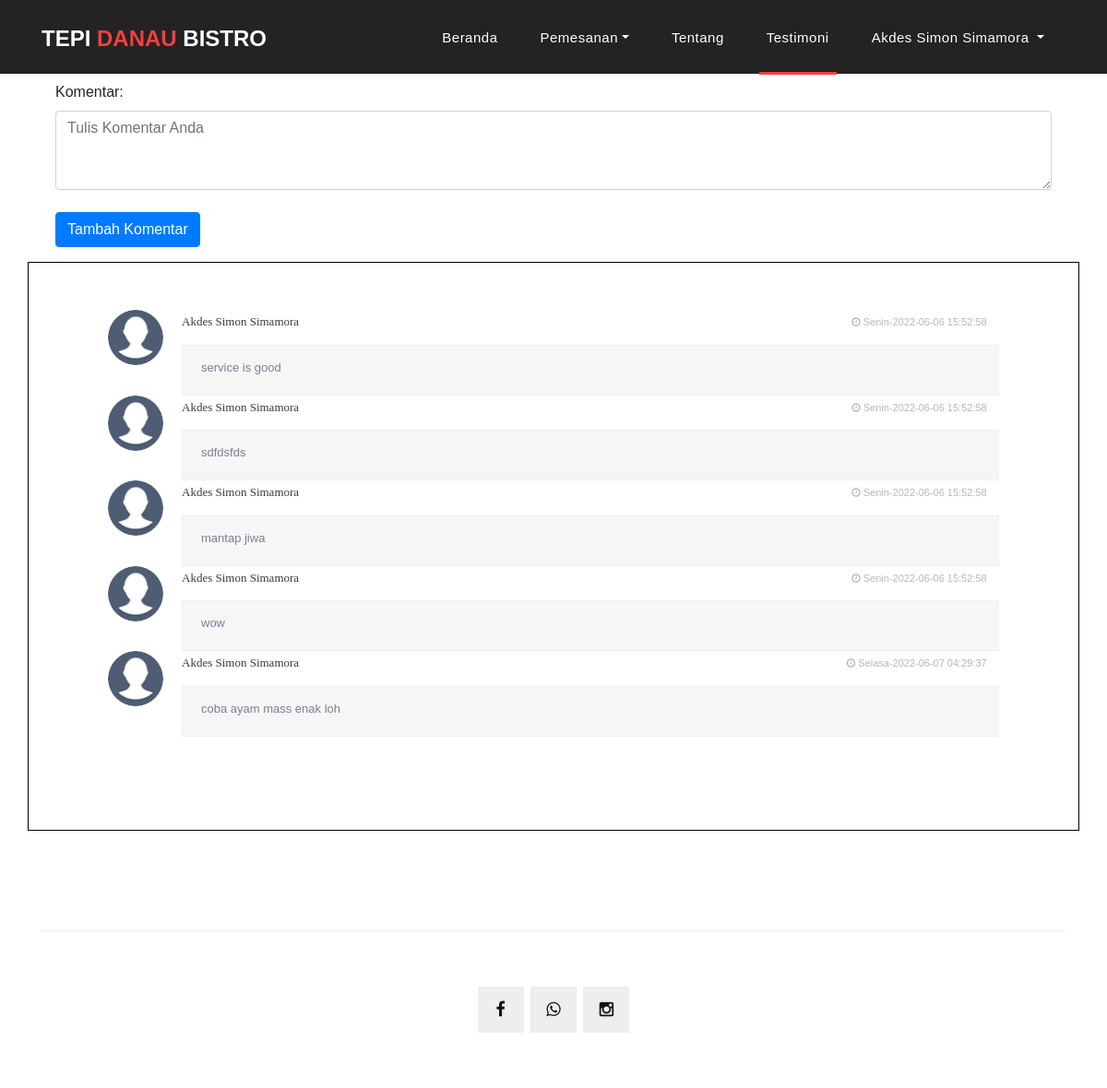
The page /pelanggan/testimoni.php (signed in) on the database its author committed.
### tables this page shows
CREATE TABLE `testimoni` (
  `id` int(11) NOT NULL,
  `komentar` text DEFAULT NULL,
  `create_at` timestamp NOT NULL DEFAULT current_timestamp() ON UPDATE current_timestamp(),
  `id_users` int(11) DEFAULT NULL
);

CREATE TABLE `users` (
  `id` int(11) NOT NULL,
  `alamat` varchar(250) DEFAULT NULL,
  `no_handphone` varchar(20) DEFAULT NULL,
  `username` varchar(250) DEFAULT NULL,
  `email` varchar(250) DEFAULT NULL,
  `password` varchar(250) DEFAULT NULL,
  `name` varchar(250) DEFAULT NULL,
  `create_at` timestamp NOT NULL DEFAULT current_timestamp() ON UPDATE current_timestamp(),
  `id_role` int(11) DEFAULT NULL
);

### pelanggan/testimoni.php (the view, shortened to what this page needs)
<?php
 include "../connect.php";
?>
<!DOCTYPE html>
<html>
  <head>
    <link rel="stylesheet" href="https://maxcdn.bootstrapcdn.com/bootstrap/4.3.1/css/bootstrap.min.css">
    <link href="../vendor/bootstrap/css/bootstrap.min.css" rel="stylesheet">
    <link rel="stylesheet" href="../assets/css/fontawesome.css">
    <link rel="stylesheet" href="../assets/css/stylee.css">
    <link rel="stylesheet" href="../assets/css/owl.css">
    <link rel="stylesheet" href="../assets/css/comment.css">
  </head>
  <body>
    <header class="">
      <nav class="navbar navbar-expand-lg">
        <div class="container">
          <a class="navbar-brand" href="index.php"><h2>Tepi <em>Danau</em> Bistro</h2></a>
          <div class="collapse navbar-collapse" id="navbarResponsive">
            <ul class="navbar-nav ml-auto">
                <li class="nav-item ">
                    <a class="nav-link" href="index.php">Beranda
                    </a>
                </li>
                <li class="nav-item dropdown">
                    <a class="nav-link dropdown-toggle" data-toggle="dropdown" href="#" role="button" aria-haspopup="true" aria-expanded="false">Pemesanan</a>
                </li>
                <li class="nav-item"><a class="nav-link" href="contact.php">Tentang </a></li>
                <li class="nav-item"><a class="nav-link active" href="testimoni.php">Testimoni </a></li>
                <li class="nav-item dropdown">
                <a class="nav-link dropdown-toggle" data-toggle="dropdown" href="#" role="button" aria-haspopup="true" aria-expanded="false"> <?php echo  $_SESSION["user"]["name"] ?>
              </li>
            </ul>
          </div>
        </div>
      </nav>
    </header>
    <div class="banner header-text">
    <div class="container" style="text-align:left;">
      <div class="container mt-5">
            <div class="panel panel-info">
                <div class="panel-body">
                    <form  method="POST">
                            <div class="mb-3">
                                <label for="exampleFormControlTextarea1" class="form-label">Komentar:</label><br>
                                <textarea  name="deskripsi" class="form-control" id="exampleFormControlTextarea1" rows="3" placeholder="Tulis Komentar Anda" required></textarea>
                                <br>
                                    <button name="addreview" type="submit" class="btn btn-primary">Tambah Komentar</button>
                                </form>
      </div>
            </div>
        </div>
      </div>
            </div>
<div class="container" style="border:1px solid black;width:100%">
<div class="be-comment-block">
    <?php
											$brgs=mysqli_query($koneksi,"SELECT * from testimoni INNER JOIN users ON testimoni.id_users = users.id order by testimoni.create_at DESC");
											while($p=mysqli_fetch_array($brgs)){
$day = date('D', strtotime($p["create_at"]));
$dayList = array(
    'Sun' => 'Minggu',
    'Mon' => 'Senin',
    'Tue' => 'Selasa',
    'Wed' => 'Rabu',
    'Thu' => 'Kamis',
    'Fri' => 'Jumat',
    'Sat' => 'Sabtu'
);
												?>
                       <div class="be-comment">
		<div class="be-img-comment">
			<a href="">
				<img src="../assets/images/profile.png" alt="" class="be-ava-comment">
			</a>
		</div>
		<div class="be-comment-content">
			<span class="be-comment-name">
				<a href="#"><?= $p["name"] ?></a>
			</span>
			<span class="be-comment-time">
				<i class="fa fa-clock-o"></i>
				<?= $dayList[$day] ?>-<?= $p["create_at"] ?>
			</span>
			<p class="be-comment-text">
				<?= $p["komentar"] ?>
			</p>
		</div>
	</div>
  <?php
											}
											?>
                            </div>
                        </div>
<br>
<br>
<footer>
      <div class="container">
        <div class="row">
          <div class="col-md-12">
            <div class="inner-content">
              <ul class="social-icons">
                <li><a target="_blank" href="https://www.facebook.com/pages/Tepi-Danau-Bistro/101258915344340"><i class="fa fa-facebook"></i></a></li>
                <li><a target="_blank" href="https://l.instagram.com/?u=https%3A%2F%2Flinktr.ee%2Ftepidanaubistro&e=ATPT26kMRVzyBSrfvWqwhwBn1xWRD4EyfzGhPssdWynqp1b9CcujQm2QiWVb50N3IcZcrW8gouPWTODiYAwdLwFldxeSJdDxUegzog&s=1"><i class="fa fa-whatsapp"></i></a></li>
                <li><a target="_blank" href="https://www.instagram.com/tepidanau_bistro/"><i class="fa fa-instagram"></i></a></li>
              </ul>
            </div>
          </div>
        </div>
      </div>
    </footer>
  </body>
</html>

### assets/css/stylee.css (style rules this page uses)
body { font-family: 'Gill Sans', 'Gill Sans MT', Calibri, 'Trebuchet MS', sans-serif; overflow-x: hidden; text-rendering: optimizeLegibility; -webkit-font-smoothing: antialiased; -moz-osx-font-smoothing: grayscale; }
p { margin-bottom: 0px; font-size: 14px; font-weight: 300; color: #4a4a4a; line-height: 24px; }
a { text-decoration: none!important; }
ul { padding: 0; margin: 0; list-style: none; }
h1,h2,h3,h4,h5,h6 { margin: 0px; }
ul.social-icons li { display: inline-block; margin-right: 3px; }
ul.social-icons li:last-child { margin-right: 0px; }
ul.social-icons li a { width: 50px; height: 50px; display: inline-block; line-height: 50px; background-color: #eee; color: #121212; font-size: 18px; text-align: center; transition: all .3s; }
header { position: absolute; z-index: 99999; width: 100%; height: 80px; background-color: #232323; -webkit-transition: all 0.3s ease-in-out 0s; -moz-transition: all 0.3s ease-in-out 0s; -o-transition: all 0.3s ease-in-out 0s; transition: all 0.3s ease-in-out 0s; }
header .navbar { padding: 17px 0px; }
.navbar .navbar-brand { float: left; margin-top: -12px; outline: none; }
.navbar .navbar-brand h2 { color: #fff; text-transform: uppercase; font-size: 24px; font-weight: 700; -webkit-transition: all .3s ease 0s; -moz-transition: all .3s ease 0s; -o-transition: all .3s ease 0s; transition: all .3s ease 0s; }
.navbar .navbar-brand h2 em { font-style: normal; color: #f33f3f; }
#navbarResponsive { z-index: 999; }
.navbar-collapse { text-align: center; }
.navbar .navbar-nav .nav-item { margin: 0px 15px; }
.navbar .navbar-nav a.nav-link { text-transform: capitalize; font-size: 15px; font-weight: 500; letter-spacing: 0.5px; color: #fff; transition: all 0.5s; margin-top: 5px; }
.navbar .navbar-nav .nav-link:hover, .navbar .navbar-nav .active>.nav-link, .navbar .navbar-nav .nav-link.active, .navbar .navbar-nav .nav-link.show, .navbar .navbar-nav .show>.nav-link { color: #fff; padding-bottom: 25px; border-bottom: 3px solid #f33f3f; }
.banner { position: relative; text-align: center; padding-top: 40px; }
footer { text-align: center; }
footer .inner-content { border-top: 1px solid #eee; margin-top: 60px; padding: 60px 0px; }

### assets/css/comment.css (style rules this page uses)
.be-comment-block { margin-bottom: 50px !important; border: 1px solid #edeff2; border-radius: 2px; padding: 50px 70px; border:1px solid #ffffff; }
.be-img-comment { width: 60px; height: 60px; float: left; margin-bottom: 15px; }
.be-ava-comment { width: 60px; height: 60px; border-radius: 50%; }
.be-comment-content { margin-left: 80px; }
.be-comment-content span { display: inline-block; width: 49%; margin-bottom: 15px; }
.be-comment-name { font-size: 13px; font-family: 'Conv_helveticaneuecyr-bold'; }
.be-comment-content a { color: #383b43; }
.be-comment-time { text-align: right; }
.be-comment-time { font-size: 11px; color: #b4b7c1; }
.be-comment-text { font-size: 13px; line-height: 18px; color: #7a8192; display: block; background: #f6f6f7; border: 1px solid #edeff2; padding: 15px 20px 20px 20px; }

### pelanggan/testimoni.php (style rules this page uses)
body { font-family: 'Gill Sans', 'Gill Sans MT', Calibri, 'Trebuchet MS', sans-serif; }

### rows shown on the page
testimoni: id_users.name "Akdes Simon Simamora", id_users.create_at "Senin", id_users.create_at "2022-06-06 15:52:58", komentar "service is good"
testimoni: id_users.name "Akdes Simon Simamora", id_users.create_at "Senin", id_users.create_at "2022-06-06 15:52:58", komentar "sdfdsfds"
testimoni: id_users.name "Akdes Simon Simamora", id_users.create_at "Senin", id_users.create_at "2022-06-06 15:52:58", komentar "mantap jiwa"
testimoni: id_users.name "Akdes Simon Simamora", id_users.create_at "Senin", id_users.create_at "2022-06-06 15:52:58", komentar "wow"
testimoni: id_users.name "Akdes Simon Simamora", id_users.create_at "Selasa", id_users.create_at "2022-06-07 04:29:37", komentar "coba ayam mass enak loh"

### other values the page prints
$_SESSION["user"]["name"] "Akdes Simon Simamora"
